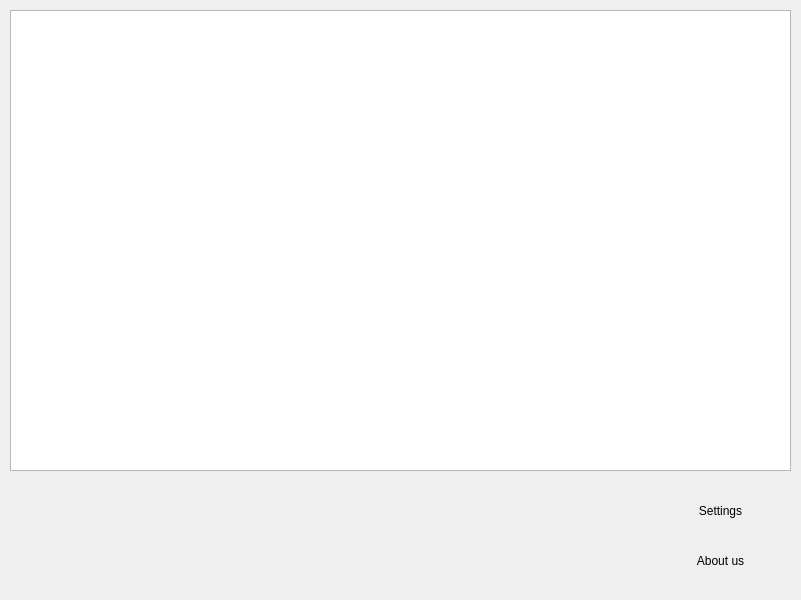
<?xml version="1.0" encoding="UTF-8"?>
<ui version="4.0">
 <class>capbooth</class>
 <widget class="QMainWindow" name="capbooth">
  <property name="geometry">
   <rect>
    <x>0</x>
    <y>0</y>
    <width>801</width>
    <height>600</height>
   </rect>
  </property>
  <property name="windowTitle">
   <string>CameraBooth</string>
  </property>
  <widget class="QWidget" name="centralwidget">
   <widget class="QGraphicsView" name="img">
    <property name="geometry">
     <rect>
      <x>10</x>
      <y>10</y>
      <width>781</width>
      <height>461</height>
     </rect>
    </property>
   </widget>
   <widget class="QPushButton" name="capturebt">
    <property name="geometry">
     <rect>
      <x>350</x>
      <y>500</y>
      <width>111</width>
      <height>81</height>
     </rect>
    </property>
    <property name="text">
     <string/>
    </property>
    <property name="icon">
     <iconset>
      <normaloff>camera-lens-icon.png</normaloff>camera-lens-icon.png</iconset>
    </property>
    <property name="iconSize">
     <size>
      <width>256</width>
      <height>90</height>
     </size>
    </property>
    <property name="flat">
     <bool>true</bool>
    </property>
   </widget>
   <widget class="QPushButton" name="settingbt">
    <property name="geometry">
     <rect>
      <x>670</x>
      <y>490</y>
      <width>101</width>
      <height>41</height>
     </rect>
    </property>
    <property name="text">
     <string>Settings</string>
    </property>
    <property name="icon">
     <iconset>
      <normaloff>Setting-icon.png</normaloff>Setting-icon.png</iconset>
    </property>
    <property name="iconSize">
     <size>
      <width>28</width>
      <height>28</height>
     </size>
    </property>
    <property name="flat">
     <bool>true</bool>
    </property>
   </widget>
   <widget class="QPushButton" name="aboutbt">
    <property name="geometry">
     <rect>
      <x>670</x>
      <y>540</y>
      <width>101</width>
      <height>41</height>
     </rect>
    </property>
    <property name="text">
     <string>About us</string>
    </property>
    <property name="icon">
     <iconset>
      <normaloff>info_logo.png</normaloff>info_logo.png</iconset>
    </property>
    <property name="iconSize">
     <size>
      <width>28</width>
      <height>28</height>
     </size>
    </property>
    <property name="autoDefault">
     <bool>false</bool>
    </property>
    <property name="default">
     <bool>false</bool>
    </property>
    <property name="flat">
     <bool>true</bool>
    </property>
   </widget>
   <widget class="QPushButton" name="sebt">
    <property name="geometry">
     <rect>
      <x>20</x>
      <y>480</y>
      <width>141</width>
      <height>111</height>
     </rect>
    </property>
    <property name="text">
     <string/>
    </property>
    <property name="icon">
     <iconset>
      <normaloff>camerabooth_logo.png</normaloff>camerabooth_logo.png</iconset>
    </property>
    <property name="iconSize">
     <size>
      <width>256</width>
      <height>100</height>
     </size>
    </property>
    <property name="flat">
     <bool>true</bool>
    </property>
   </widget>
  </widget>
 </widget>
 <resources>
  <include location="ui_pic.qrc"/>
 </resources>
 <connections/>
</ui>
